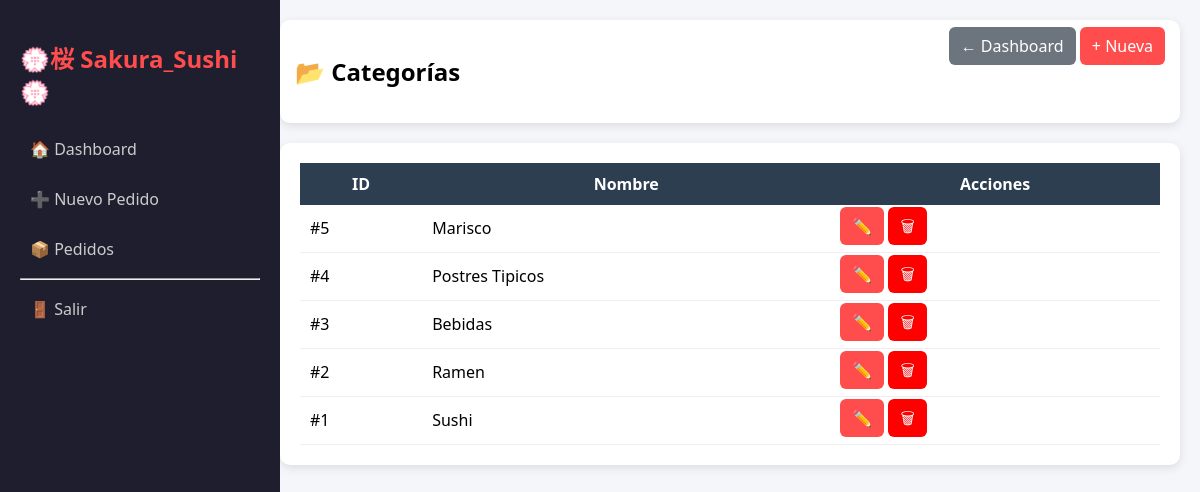
The app's page /categorias/listar.php (signed in) with its own data.
### tables this page shows
CREATE TABLE `categorias` (
  `id` int(11) NOT NULL,
  `nombre` varchar(100) DEFAULT NULL
);

### config.php (called while the page is built)
<?php
$base = "http://localhost/restjap1/restaurante/";
?>

### categorias/listar.php (the view, shortened to what this page needs)
<?php include("../menu.php"); ?>
<?php include("../conexion.php"); ?>
<?php include("../config.php"); ?>
<link rel="stylesheet" href="<?php echo $base; ?>assets/css/styles.css">
<div class="main">
    <div class="nav">
        <h2>📂 Categorías</h2>
        <div>
            <a href="<?php echo $base; ?>dashboard.php" class="btn-back">← Dashboard</a>
            <a href="crear.php" class="btn">+ Nueva</a>
        </div>
    </div>
    <div class="card">
        <table>
<tr>
<th>ID</th>
<th>Nombre</th>
<th>Acciones</th>
</tr>
<?php
$res = $conn->query("SELECT * FROM categorias ORDER BY id DESC");
while($r = $res->fetch_assoc()){
?>
<tr>
<td>#<?php echo $r['id']; ?></td>
<td><?php echo $r['nombre']; ?></td>
<td>
<a class="btn" href="<?php echo $base; ?>categorias/editar.php?id=<?php echo $r['id']; ?>">✏️</a>
<a class="btn" style="background:red"
onclick="return confirm('¿Eliminar categoría?')"
href="<?php echo $base; ?>categorias/eliminar.php?id=<?php echo $r['id']; ?>">🗑</a>
</td>
</tr>
<?php } ?>
</table>
    </div>
</div>

### assets/css/styles.css (style rules this page uses)
.main { margin-left:260px;padding:20px; }
.nav { background:white;padding:15px;border-radius:10px; display:flex;justify-content:space-between; box-shadow:0 3px 10px rgba(0,0,0,0.1); }
.card { background:white;padding:20px;border-radius:10px; margin-top:20px;box-shadow:0 3px 10px rgba(0,0,0,0.1); }
.btn { background:#ff4d4d;color:white; padding:8px 12px;border-radius:6px; text-decoration:none;border:none;cursor:pointer; }
.btn-back { background:#6c757d;color:white; padding:8px 12px;border-radius:6px; text-decoration:none; }
table { width:100%;border-collapse:collapse; }
th { background:#2c3e50;color:white;padding:10px; }
td { padding:10px;border-bottom:1px solid #eee; }
.main { margin-left:260px; padding:20px; }

### records on screen
categorias: id "5", nombre "Marisco"
categorias: id "4", nombre "Postres Tipicos"
categorias: id "3", nombre "Bebidas"
categorias: id "2", nombre "Ramen"
categorias: id "1", nombre "Sushi"
